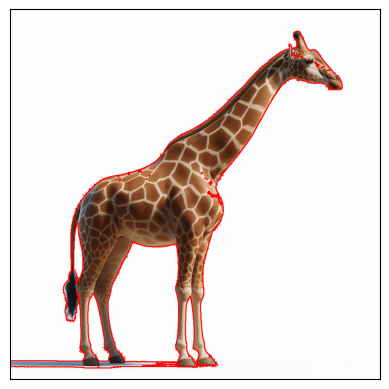
#> input picture LAB6/girafa.png, 389 x 389 px, given in place of GIRAFA.jpeg, which was not available
$ jupyter execute 'Atividade_06_Visão_Computacional.ipynb'   (text cells are left out)
#> lines starting #> are read from the running program, lines starting #| are printed output that depends on the picture; after the words box and inside, x2 and y2 are one past the last pixel; in counts of white or black regions, pixels touching at a corner belong together; pictures that were not available may be replaced by others from this repository, and a replacement may not be noted
[cell 1]
import cv2
import numpy as np
import matplotlib.pyplot as plt
import math

[cell 2]
#Importa e converta para RGB
img = cv2.imread('./imagens/GIRAFA.jpeg')
#> img is the input picture: shape (389, 389, 3); mean B, G, R 216.5, 220.2, 230.3
img = cv2.cvtColor(img, cv2.COLOR_BGR2RGB)


#Convertendo para preto e branco (RGB -> Gray Scale -> BW)
img_gray = cv2.cvtColor(img, cv2.COLOR_RGB2GRAY)
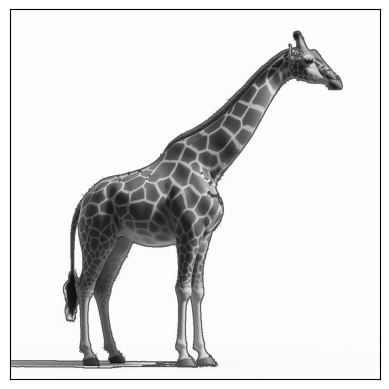
#> img_gray: shape (389, 389); min 0, max 255, mean 222.8
a = img_gray.max()
#> a = 255
_, thresh = cv2.threshold(img_gray, a/1.05, a,cv2.THRESH_BINARY_INV)
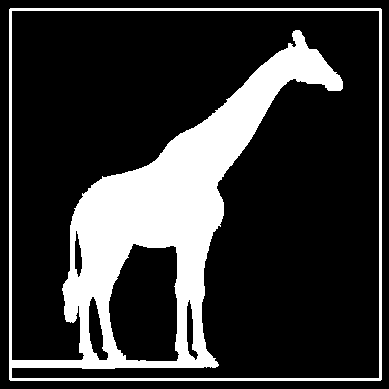
#> thresh: shape (389, 389); 21.2% white; 1 white region, box (x1, y1, x2, y2) and area: (9, 8, 382, 381) 32084


tamanhoKernel = 3
kernel = np.ones((tamanhoKernel,tamanhoKernel), np.uint8)
thresh_open = cv2.morphologyEx(thresh, cv2.MORPH_OPEN, kernel)
#> thresh_open: shape (389, 389); 21.2% white; 1 white region, box (x1, y1, x2, y2) and area: (9, 8, 382, 381) 32058

#Filtro de ruído (bluring)
img_blur = cv2.blur(img_gray, ksize=(tamanhoKernel,tamanhoKernel))

# Detecção borda com Canny (sem blurry)
edges_gray = cv2.Canny(image=img_gray, threshold1=a/2, threshold2=a/2)
#> edges_gray: shape (389, 389); 6.9% white in thin lines or dots
# Detecção borda com Canny (com blurry)
edges_blur = cv2.Canny(image=img_blur, threshold1=a/2, threshold2=a/2)
#> edges_blur: shape (389, 389); 5.8% white in thin lines or dots


# contorno
contours, hierarchy = cv2.findContours(
                                   image = thresh,
                                   mode = cv2.RETR_TREE,
                                   method = cv2.CHAIN_APPROX_SIMPLE)
#> contours = 6 contours; box (x1, y1, x2, y2) and area: (9, 8, 382, 381) 138382, (11, 10, 380, 379) 100406, (108, 243, 180, 362) 6971, (88, 296, 109, 361) 703, (186, 299, 199, 361) 362, (74, 230, 83, 278) 258
contours = sorted(contours, key = cv2.contourArea, reverse = True)
img_copy = img.copy()
final = cv2.drawContours(img_copy, contours, contourIdx = -1,
                         color = (255, 0, 0), thickness = 2)


#plot imagens
imagens = [img,img_blur,img_gray,edges_gray,edges_blur,thresh,thresh_open,final]
formatoX = math.ceil(len(imagens)**.5)
#> formatoX = 3
if (formatoX**2-len(imagens))>formatoX:
    formatoY = formatoX-1
else:
    formatoY = formatoX
#> formatoY = 3
for i in range(len(imagens)):
    plt.subplot(formatoY, formatoX, i + 1)
    plt.imshow(imagens[i],'gray')
    plt.xticks([]),plt.yticks([])
#> this loop made 8 passes
plt.show()

plt.imshow(imagens[len(imagens)-1], 'gray')
plt.xticks([]),plt.yticks([])
plt.show()

[cell 3]
img = cv2.imread('./Satelite.jpeg')
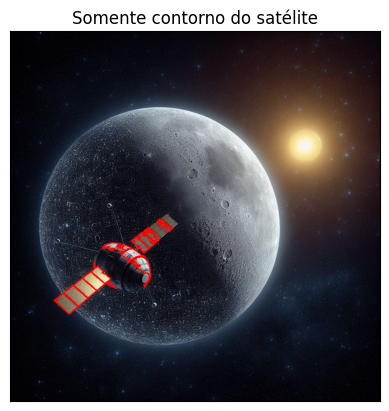
#> input picture LAB6/satelite.png, 389 x 411 px, given in place of Satelite.jpeg, which was not available
#> img is the input picture: shape (411, 389, 3); mean B, G, R 75.6, 70.8, 73.6
img = cv2.cvtColor(img, cv2.COLOR_BGR2RGB)

img_gray = cv2.cvtColor(img, cv2.COLOR_RGB2GRAY)
#> img_gray: shape (411, 389)
a = img_gray.max()

_, thresh = cv2.threshold(img_gray, a * 0.33, a, cv2.THRESH_BINARY_INV)
#> thresh: shape (411, 389); 72.1% white; 219 black regions (202 under 20 px), largest, box (x1, y1, x2, y2) and area: (0, 0, 389, 411) 21380, (93, 102, 349, 320) 20520, (57, 267, 110, 313) 938

tamanhoKernel = 5
kernel = np.ones((tamanhoKernel, tamanhoKernel), np.uint8)
thresh_open = cv2.morphologyEx(thresh, cv2.MORPH_OPEN, kernel)
#> thresh_open: shape (411, 389); 70.6% white; 77 black regions (68 under 20 px), largest, box (x1, y1, x2, y2) and area: (0, 0, 389, 411) 22241, (88, 102, 354, 320) 21226, (57, 267, 134, 342) 1444

img_blur = cv2.blur(img_gray, ksize=(tamanhoKernel, tamanhoKernel))
#> img_blur: shape (411, 389)

edges_gray = cv2.Canny(image=img_gray, threshold1=a / 2, threshold2=a / 2)
#> edges_gray: shape (411, 389); 3.8% white in thin lines or dots
edges_blur = cv2.Canny(image=img_blur, threshold1=a / 2, threshold2=a / 2)
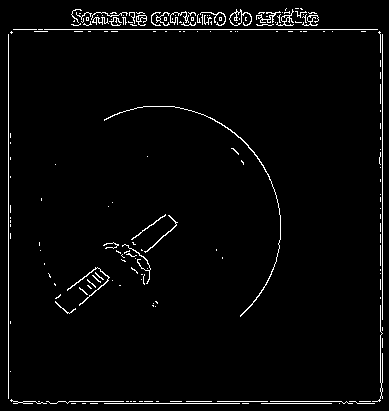
#> edges_blur: shape (411, 389); 2.7% white in thin lines or dots

contours, hierarchy = cv2.findContours(
    image=thresh,
    mode=cv2.RETR_TREE,
    method=cv2.CHAIN_APPROX_SIMPLE)
#> contours = 451 contours, 414 with area under 20; largest, box (x1, y1, x2, y2) and area: (10, 31, 381, 402) 136900, (93, 101, 350, 321) 21058, (74, 266, 111, 298) 576, (133, 256, 152, 284) 252, (64, 285, 88, 307) 239

contours = sorted(contours, key=cv2.contourArea, reverse=True)

img_copy = img.copy()

area_min = 500
area_max = 10000

for cnt in contours:
    area = cv2.contourArea(cnt)
    if area_min < area < area_max:
        cv2.drawContours(img_copy, [cnt], -1, (255, 0, 0), 2)
#> this loop made 451 passes
#> area on passes 2 to 4: 21058, 576.5, 252
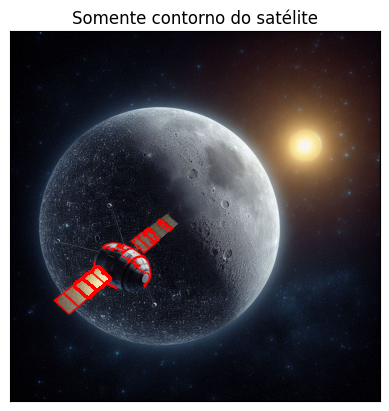
#> img_copy: shape (411, 389, 3); mean R, G, B 73.7, 70.6, 75.4

imagens = [img, img_blur, img_gray, edges_gray, edges_blur, thresh, thresh_open, img_copy]
formatoX = math.ceil(len(imagens) ** 0.5)
formatoY = formatoX if (formatoX ** 2 - len(imagens)) <= formatoX else formatoX - 1

for i in range(len(imagens)):
    plt.subplot(formatoY, formatoX, i + 1)
    plt.imshow(imagens[i], 'gray')
    plt.xticks([]), plt.yticks([])
plt.show()

plt.imshow(img_copy)
plt.xticks([]), plt.yticks([])
plt.title("Somente contorno do satélite")
plt.show()

[cell 4]
img = cv2.imread('./Aviao.jpeg')
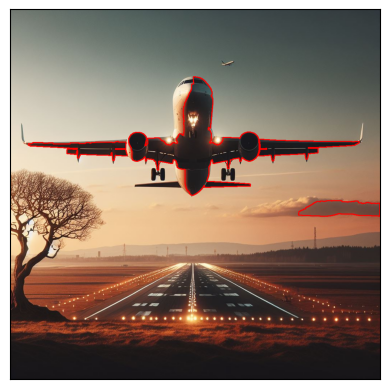
#> input picture LAB6/aviao.png, 389 x 389 px, given in place of Aviao.jpeg, which was not available
#> img is the input picture: shape (389, 389, 3); mean B, G, R 102.6, 116.5, 137
img = cv2.cvtColor(img, cv2.COLOR_BGR2RGB)


img_gray = cv2.cvtColor(img, cv2.COLOR_RGB2GRAY)
#> img_gray: shape (389, 389)
a = img_gray.max()

_, thresh = cv2.threshold(img_gray, a * 0.4, a, cv2.THRESH_BINARY_INV)
#> thresh: shape (389, 389); 46.4% white; 54 white regions (50 under 20 px), largest, box (x1, y1, x2, y2) and area: (10, 9, 381, 380) 61874, (128, 76, 361, 196) 7025, (26, 141, 128, 163) 980, (135, 182, 181, 188) 177


tamanhoKernel = 5
kernel = np.ones((tamanhoKernel, tamanhoKernel), np.uint8)
thresh_open = cv2.morphologyEx(thresh, cv2.MORPH_OPEN, kernel)
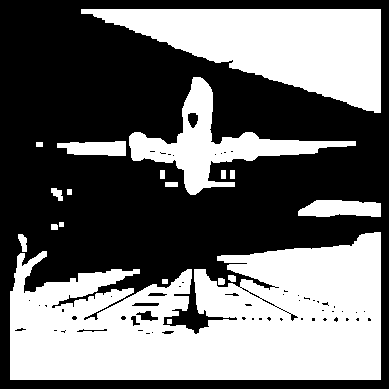
#> thresh_open: shape (389, 389); 43.8% white; 19 white regions, largest, box (x1, y1, x2, y2) and area: (10, 232, 381, 380) 40265, (81, 9, 381, 113) 16802, (129, 77, 356, 195) 6526


img_blur = cv2.blur(img_gray, ksize=(tamanhoKernel, tamanhoKernel))
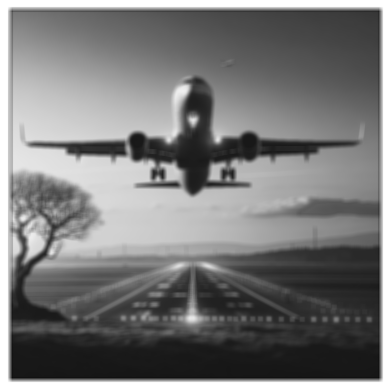
#> img_blur: shape (389, 389); min 13, max 255, mean 121

edges_gray = cv2.Canny(image=img_gray, threshold1=a/2, threshold2=a/2)
#> edges_gray: shape (389, 389); 6.5% white in thin lines or dots
edges_blur = cv2.Canny(image=img_blur, threshold1=a/2, threshold2=a/2)
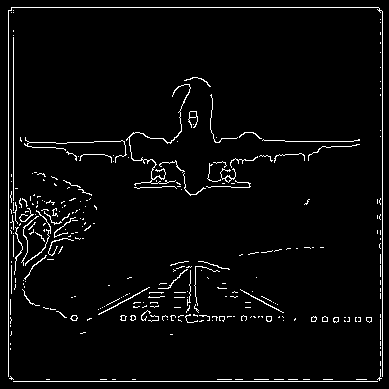
#> edges_blur: shape (389, 389); 3.6% white in thin lines or dots

contours, hierarchy = cv2.findContours(
    image=thresh_open,
    mode=cv2.RETR_TREE,
    method=cv2.CHAIN_APPROX_SIMPLE)
#> contours = 95 contours, 64 with area under 20; largest, box (x1, y1, x2, y2) and area: (10, 232, 381, 380) 39986, (81, 9, 381, 113) 16434, (129, 77, 356, 195) 6314, (298, 200, 381, 217) 1064, (57, 141, 126, 156) 750

min_area = 5000
max_area = 100000
altura_img = img.shape[0]
#> altura_img = 389

filtered_contours = []
for cnt in contours:
    area = cv2.contourArea(cnt)
    if min_area < area < max_area:
        _, y, _, h = cv2.boundingRect(cnt)
        if y + h/2 < altura_img * 0.7:
            filtered_contours.append(cnt)
#> this loop made 95 passes
#> (area, y, h) on passes 6, 84, 95: (39986, 232, 148), (6313.5, 77, 118), (16434.5, 9, 104)
#> area on passes 3, 4, 5, 9, 14, 15: 34, 36.5, 87.5, 39, 70.5, 29
#> after the loop, filtered_contours = 2 contours; box (x1, y1, x2, y2) and area: (81, 9, 381, 113) 16434, (129, 77, 356, 195) 6314


img_copy = img.copy()
final = cv2.drawContours(img_copy, filtered_contours, contourIdx=-1,
                         color=(255, 0, 0), thickness=2)
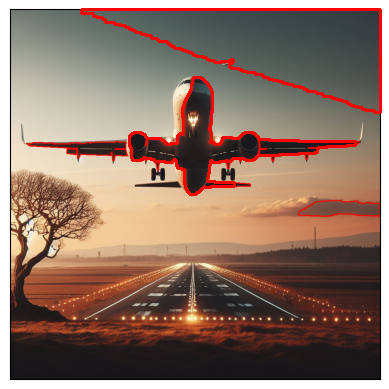
#> final: shape (389, 389, 3); mean R, G, B 140.8, 114, 100.3

imagens = [img, img_blur, img_gray, edges_gray, edges_blur, thresh, thresh_open, final]
formatoX = math.ceil(len(imagens) ** 0.5)
formatoY = formatoX if (formatoX ** 2 - len(imagens)) <= formatoX else formatoX - 1

for i in range(len(imagens)):
    plt.subplot(formatoY, formatoX, i + 1)
    plt.imshow(imagens[i], 'gray')
    plt.xticks([]), plt.yticks([])

plt.show()

plt.imshow(final, 'gray')
plt.xticks([]), plt.yticks([])
plt.show()
